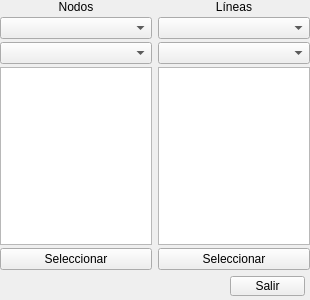
<?xml version="1.0" encoding="UTF-8"?>
<ui version="4.0">
 <class>Form</class>
 <widget class="QWidget" name="Form">
  <property name="windowModality">
   <enum>Qt::NonModal</enum>
  </property>
  <property name="geometry">
   <rect>
    <x>0</x>
    <y>0</y>
    <width>310</width>
    <height>300</height>
   </rect>
  </property>
  <property name="windowTitle">
   <string>Elementos Navegados</string>
  </property>
  <widget class="QWidget" name="horizontalLayoutWidget">
   <property name="geometry">
    <rect>
     <x>0</x>
     <y>0</y>
     <width>310</width>
     <height>270</height>
    </rect>
   </property>
   <layout class="QHBoxLayout" name="horizontalLayout">
    <item>
     <layout class="QVBoxLayout" name="verticalLayout">
      <property name="spacing">
       <number>3</number>
      </property>
      <item>
       <widget class="QLabel" name="label">
        <property name="text">
         <string>Nodos</string>
        </property>
        <property name="alignment">
         <set>Qt::AlignCenter</set>
        </property>
       </widget>
      </item>
      <item>
       <widget class="QComboBox" name="cmbTensionNodos"/>
      </item>
      <item>
       <widget class="QComboBox" name="cmbElementosNodos"/>
      </item>
      <item>
       <widget class="QListWidget" name="liwNodos"/>
      </item>
      <item>
       <widget class="QPushButton" name="cmdSeleccionarNodos">
        <property name="text">
         <string>Seleccionar</string>
        </property>
       </widget>
      </item>
     </layout>
    </item>
    <item>
     <layout class="QVBoxLayout" name="verticalLayout_2">
      <property name="spacing">
       <number>3</number>
      </property>
      <item>
       <widget class="QLabel" name="label_2">
        <property name="text">
         <string>Líneas</string>
        </property>
        <property name="alignment">
         <set>Qt::AlignCenter</set>
        </property>
       </widget>
      </item>
      <item>
       <widget class="QComboBox" name="cmbTensionLineas"/>
      </item>
      <item>
       <widget class="QComboBox" name="cmbFasesLineas"/>
      </item>
      <item>
       <widget class="QListWidget" name="liwLineas"/>
      </item>
      <item>
       <widget class="QPushButton" name="cmdSeleccionarLineas">
        <property name="text">
         <string>Seleccionar</string>
        </property>
       </widget>
      </item>
     </layout>
    </item>
   </layout>
  </widget>
  <widget class="QPushButton" name="cmdSalir">
   <property name="geometry">
    <rect>
     <x>230</x>
     <y>276</y>
     <width>75</width>
     <height>20</height>
    </rect>
   </property>
   <property name="text">
    <string>Salir</string>
   </property>
  </widget>
 </widget>
 <tabstops>
  <tabstop>liwNodos</tabstop>
  <tabstop>liwLineas</tabstop>
 </tabstops>
 <resources/>
 <connections/>
</ui>
